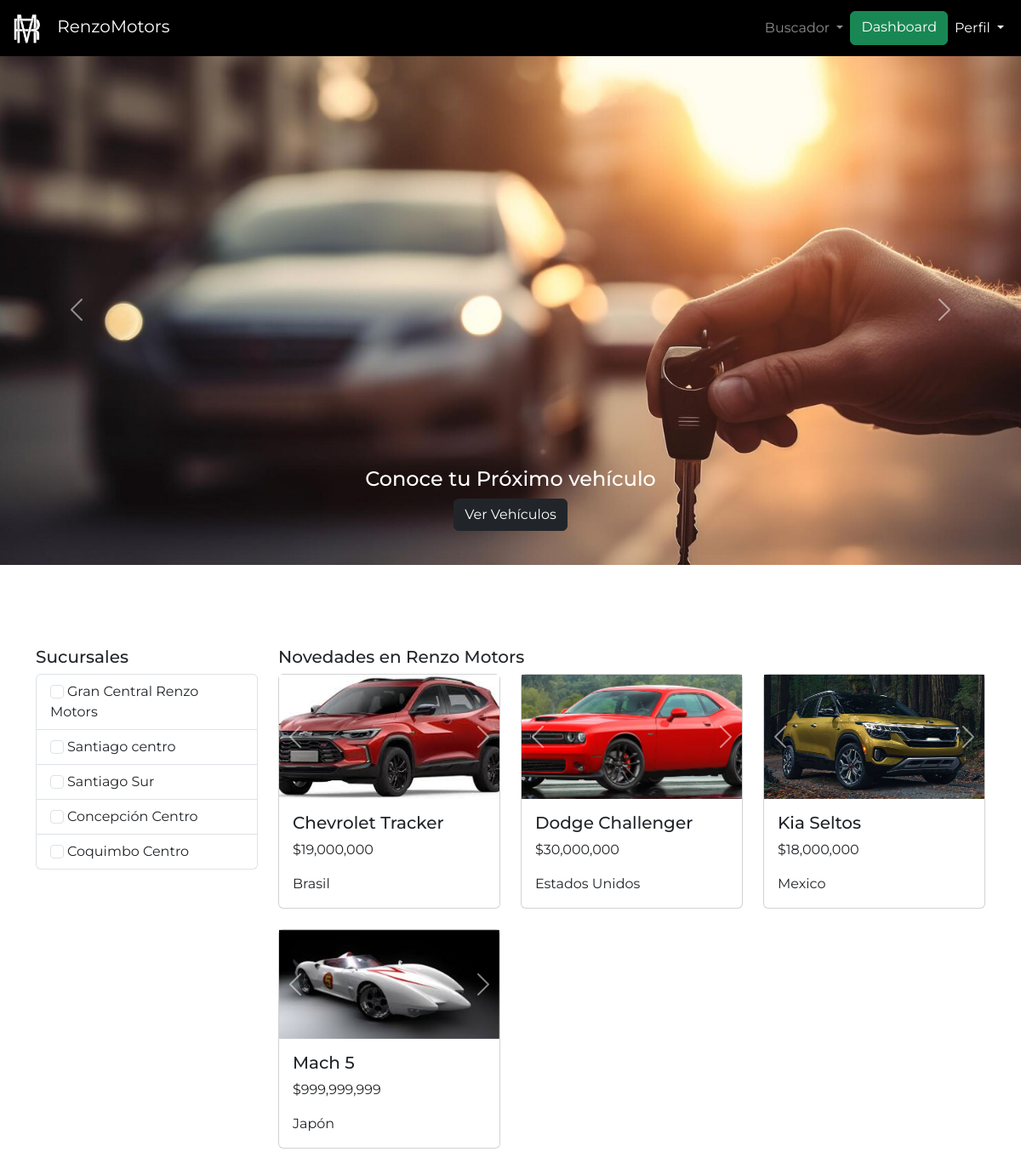
Page /admin/indexadmin.php (signed in) on the committed database.
### tables this page shows
CREATE TABLE `sucursal` (
  `id_sucursal` int(11) NOT NULL,
  `nombre_sucursal` varchar(100) NOT NULL,
  `encargado_sucursal` varchar(100) NOT NULL,
  `direccion_sucursal` varchar(100) NOT NULL,
  `zona_sucursal` enum('Norte','Centro','Sur') NOT NULL
);

CREATE TABLE `fotos_vehiculo` (
  `id_foto_vehiculo` int(11) NOT NULL,
  `ruta_foto` varchar(255) NOT NULL,
  `id_vehiculo` int(11) NOT NULL
);

CREATE TABLE `vehiculo` (
  `id_vehiculo` int(11) NOT NULL,
  `nombre_modelo` varchar(100) NOT NULL,
  `precio_modelo` int(11) NOT NULL,
  `estado_vehiculo` enum('Usado','Nuevo') NOT NULL,
  `descripcion_vehiculo` text NOT NULL,
  `cantidad_vehiculo` int(11) NOT NULL,
  `cantidad_puertas` enum('2','4') NOT NULL,
  `caballos_fuerza` int(11) NOT NULL,
  `documento_tecnico` varchar(100) DEFAULT NULL,
  `kilometraje` int(11) NOT NULL DEFAULT 0,
  `id_marca` int(11) NOT NULL,
  `id_anio` int(11) NOT NULL,
  `id_tipo_combustible` int(11) NOT NULL,
  `id_pais` int(11) NOT NULL,
  `id_transmision` int(11) NOT NULL,
  `id_tipo_vehiculo` int(11) NOT NULL,
  `id_tipo_rueda` int(11) NOT NULL,
  `arriendo` tinyint(1) NOT NULL DEFAULT 0,
  `valor_garantia` int(11) NOT NULL
);

CREATE TABLE `pais` (
  `id_pais` int(11) NOT NULL,
  `nombre_pais` varchar(100) NOT NULL
);

### admin/indexadmin.php (the view, shortened to what this page needs)
<?php
include 'navbaradmin.php';
include '../config/conexion.php';
$query_sucursales = "SELECT id_sucursal, nombre_sucursal FROM sucursal";
$resultado_sucursales = mysqli_query($conexion, $query_sucursales);
$query_vehiculos = "SELECT v.id_vehiculo, v.nombre_modelo, v.precio_modelo, p.nombre_pais
                    FROM vehiculo v
                    JOIN pais p ON v.id_pais = p.id_pais";
$resultado_vehiculos = mysqli_query($conexion, $query_vehiculos);
?>
<!DOCTYPE html>
<html lang="es">
<head>
    <link href="https://cdn.jsdelivr.net/npm/bootstrap@5.3.0-alpha3/dist/css/bootstrap.min.css" rel="stylesheet">
</head>
<body class="pt-5 mt-3">
<body>
    <div id="mainCarousel" class="carousel slide" data-bs-ride="carousel">
        <div class="carousel-inner">
            <div class="carousel-item active">
                <img src="../src/images/banner1.jpg" class="d-block w-100" alt="Ver Vehículos">
                <div class="carousel-caption d-none d-md-block ">
                    <H4>Conoce tu Próximo vehículo</H4>
                    <a href="../pages/buscador_vehiculo.php" class="btn btn-dark">Ver Vehículos</a>
                </div>
            </div>
        </div>
        <button class="carousel-control-prev" type="button" data-bs-target="#mainCarousel" data-bs-slide="prev">
            <span class="carousel-control-prev-icon" aria-hidden="true"></span>
        </button>
        <button class="carousel-control-next" type="button" data-bs-target="#mainCarousel" data-bs-slide="next">
            <span class="carousel-control-next-icon" aria-hidden="true"></span>
        </button>
    </div>
<div class="container mt-5 pt-5">
    <div class="row">
        <div class="col-md-3">
            <h5>Sucursales</h5>
            <div class="list-group">
                <?php
                if ($resultado_sucursales->num_rows > 0) {
                    while($row = $resultado_sucursales->fetch_assoc()) {
                        echo '<label class="list-group-item">';
                        echo '<input class="form-check-input me-1" type="checkbox" value="">';
                        echo $row['nombre_sucursal'];
                        echo '</label>';
                    }
                } else {
                    echo "No se encontraron sucursales.";
                }
                ?>
            </div>
        </div>
        <div class="col-md-9">
            <h5>Novedades en Renzo Motors</h5>
            <div class="row">
                <?php
                if ($resultado_vehiculos->num_rows > 0) {
                    while($vehiculo = $resultado_vehiculos->fetch_assoc()) {
                        $id_vehiculo = $vehiculo['id_vehiculo'];
                        $query_fotos = "SELECT ruta_foto FROM fotos_vehiculo WHERE id_vehiculo = $id_vehiculo";
                        $resultado_fotos = mysqli_query($conexion, $query_fotos);
                        echo '<div class="col-md-4 mb-4">';
                        echo '<div class="card h-100">';
                        if (mysqli_num_rows($resultado_fotos) > 0) {
                            echo '<div id="carousel' . $id_vehiculo . '" class="carousel slide h-100" data-bs-ride="carousel">';
                            echo '<div class="carousel-inner h-100">';
                            $active_class = 'active';
                            while ($foto = mysqli_fetch_assoc($resultado_fotos)) {
                                $ruta_foto = 'mantenedores/vehiculo/' . $foto['ruta_foto'];
                                echo '<div class="carousel-item ' . $active_class . ' h-100">';
                                echo "<img src='{$ruta_foto}' class='d-block w-100 h-100 object-fit-cover' alt='Foto del vehículo'>";
                                echo '</div>';
                                $active_class = '';
                            }
                            echo '</div>';
                            echo '<button class="carousel-control-prev" type="button" data-bs-target="#carousel' . $id_vehiculo . '" data-bs-slide="prev">';
                            echo '<span class="carousel-control-prev-icon" aria-hidden="true"></span>';
                            echo '</button>';
                            echo '<button class="carousel-control-next" type="button" data-bs-target="#carousel' . $id_vehiculo . '" data-bs-slide="next">';
                            echo '<span class="carousel-control-next-icon" aria-hidden="true"></span>';
                            echo '</button>';
                            echo '</div>';
                        } else {
                            echo '<img src="car_placeholder.png" class="card-img-top" alt="Vehículo">';
                        }
                        echo '<div class="card-body">';
                        echo '<h5 class="card-title">' . $vehiculo['nombre_modelo'] . '</h5>';
                        echo '<p class="card-text">$' . number_format($vehiculo['precio_modelo']) . '</p>';
                        echo '<p class="card-text">' . $vehiculo['nombre_pais'] . '</p>';
                        echo '</div>';
                        echo '</div></div>';
                    }
                } else {
                    echo "No se encontraron vehículos.";
                }
                ?>
            </div>
        </div>
    </div>
</div>
</body>
</html>

### admin/navbaradmin.php (style rules this page uses)
* { font-family: "Montserrat", serif; }

### admin/indexadmin.php (style rules this page uses)
.carousel-item img { width: 100%; height: 600px; object-fit: cover; }

### rows in the picture
sucursal: nombre_sucursal "Gran Central Renzo Motors"
sucursal: nombre_sucursal "Santiago centro"
sucursal: nombre_sucursal "Santiago Sur"
sucursal: nombre_sucursal "Concepción Centro"
sucursal: nombre_sucursal "Coquimbo Centro"
vehiculo: nombre_modelo "Chevrolet Tracker", precio_modelo "19,000,000", id_pais.nombre_pais "Brasil"
fotos_vehiculo: ruta_foto (picture)
vehiculo: nombre_modelo "Dodge Challenger", precio_modelo "30,000,000", id_pais.nombre_pais "Estados Unidos"
fotos_vehiculo: ruta_foto (picture)
vehiculo: nombre_modelo "Kia Seltos", precio_modelo "18,000,000", id_pais.nombre_pais "Mexico"
fotos_vehiculo: ruta_foto (picture)
vehiculo: nombre_modelo "Mach 5", precio_modelo "999,999,999", id_pais.nombre_pais "Japón"
fotos_vehiculo: ruta_foto (picture)
